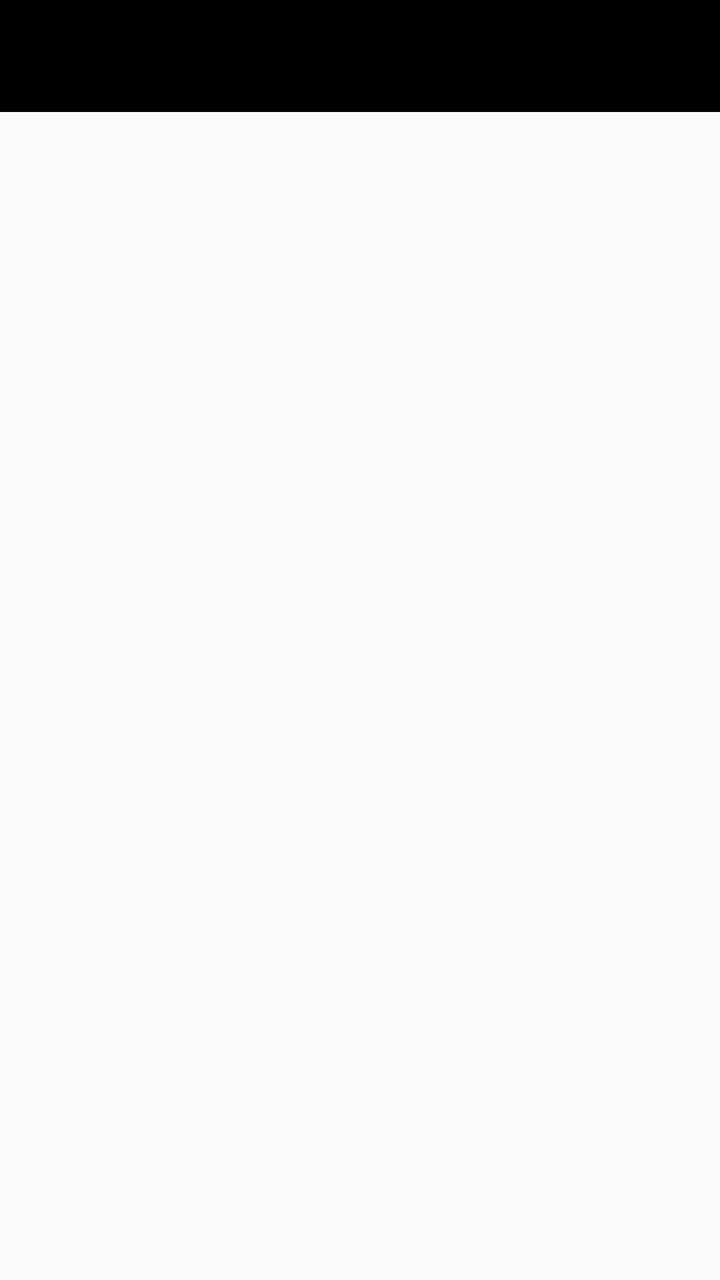
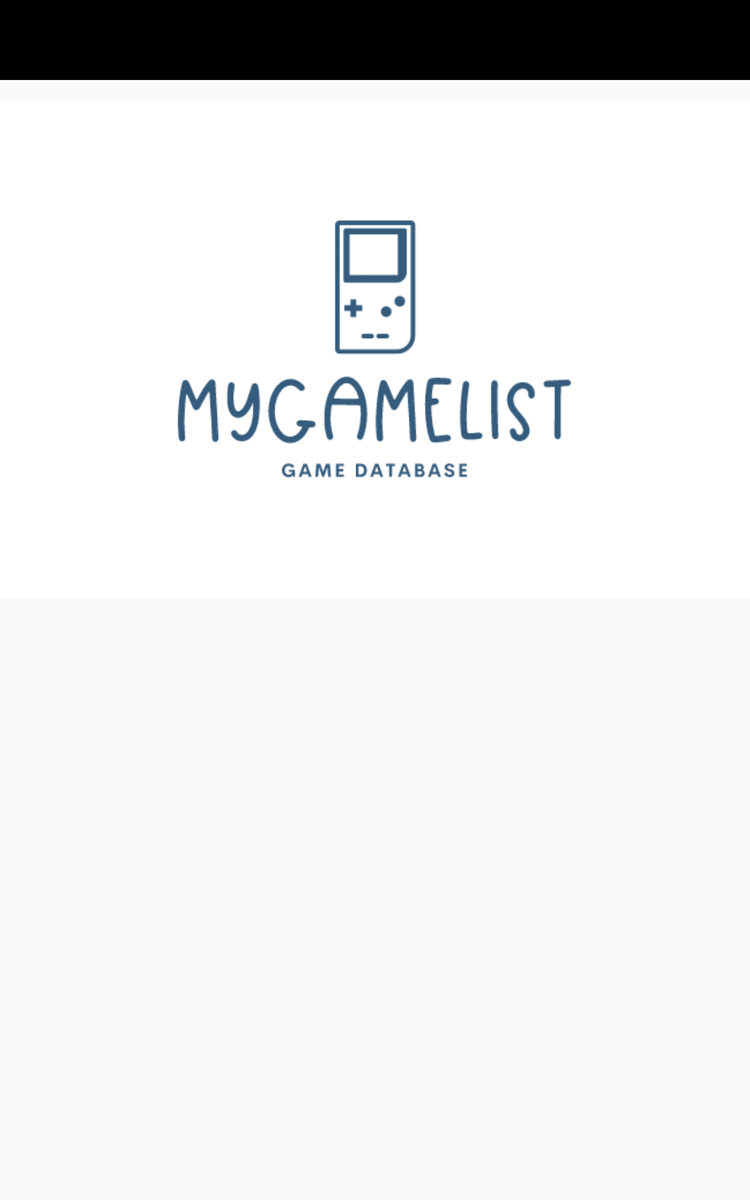

Two renders of one Android screen. The first uses the default layout on a phone; the second uses the alternative layout the repository ships for a different screen configuration, on a matching device. The two XML files are below.
<!-- AndroidManifest.xml: application theme AppTheme -->
<!-- res/layout/activity_top_level.xml -->
<?xml version="1.0" encoding="utf-8"?>
<LinearLayout xmlns:android="http://schemas.android.com/apk/res/android"
    xmlns:tools="http://schemas.android.com/tools"
    android:layout_width="match_parent"
    android:layout_height="match_parent"
    android:orientation="vertical"
    tools:context="com.hfad.mygamelist.TopLevelActivity" >
    <androidx.drawerlayout.widget.DrawerLayout
        xmlns:app="http://schemas.android.com/apk/res-auto"
        android:id="@+id/drawer_layout"
        android:layout_width="match_parent"
        android:layout_height="match_parent" >

        <LinearLayout
            android:layout_width="match_parent"
            android:layout_height="match_parent"
            android:orientation="vertical">

            <include
                layout="@layout/toolbar_main"
                android:id="@+id/toolbar" />

            <FrameLayout
                android:layout_width="match_parent"
                android:layout_height="match_parent"
                android:id="@+id/content_frame"/>
        </LinearLayout>


        <com.google.android.material.navigation.NavigationView
            android:id="@+id/nav_view"
            android:layout_width="wrap_content"
            android:layout_height="match_parent"
            android:layout_gravity="start"
            app:headerLayout="@layout/nav_header"
            app:menu="@menu/menu_nav" />
    </androidx.drawerlayout.widget.DrawerLayout>
</LinearLayout>
<!-- res/layout/toolbar_main.xml (included above) -->
<?xml version="1.0" encoding="utf-8"?>
<androidx.appcompat.widget.Toolbar
    xmlns:android="http://schemas.android.com/apk/res/android"
    android:layout_width="match_parent"
    android:layout_height="?attr/actionBarSize"
    android:background="@color/black"
    android:theme="@style/ThemeOverlay.AppCompat.Dark.ActionBar"
    />
<!-- res/layout/nav_header.xml (included above) -->
<?xml version="1.0" encoding="utf-8"?>
<FrameLayout xmlns:android="http://schemas.android.com/apk/res/android"
    android:layout_width="match_parent"
    android:layout_height="180dp"
    android:theme="@style/ThemeOverlay.AppCompat.Dark">

    <ImageView
        android:layout_width="wrap_content"
        android:layout_height="wrap_content"
        android:scaleType="centerCrop"
        android:src="@drawable/meliaicon"/>

    <LinearLayout
        android:layout_width="wrap_content"
        android:layout_height="match_parent"
        android:orientation="vertical"
        android:gravity="bottom|start"
        android:layout_margin="16dp">

        <TextView
            android:layout_width="wrap_content"
            android:layout_height="wrap_content"
            android:text="@string/app_name"
            android:textAppearance="@style/TextAppearance.AppCompat.Body1"/>

        <TextView
            android:layout_width="wrap_content"
            android:layout_height="wrap_content"
            android:text="LinkcarioX"/>
    </LinearLayout>
</FrameLayout>
<!-- resources referenced by this layout -->
<resources>
  <color name="black">#FF000000</color>
  <!-- drawable meliaicon: jpg bitmap (drawable, 127957 bytes) -->
  <string name="app_name">MyGameList</string>
  <style name="AppTheme" parent="Theme.AppCompat.Light.DarkActionBar">
          
          <item name="colorPrimary">@color/colorPrimary</item>
          <item name="colorPrimaryDark">@color/colorPrimaryDark</item>
          <item name="colorAccent">@color/colorAccent</item>
          <item name="windowActionBar">false</item>
          <item name="windowNoTitle">true</item>
      </style>
  <color name="colorPrimary">#3F51B5</color>
  <color name="colorPrimaryDark">#303F9F</color>
  <color name="colorAccent">#FF4081</color>
</resources>
<!-- res/layout-large/activity_top_level.xml (the author's variant of the layout above) -->
<!-- drawn on a 7-inch tablet held upright -->
<?xml version="1.0" encoding="utf-8"?>
<LinearLayout xmlns:android="http://schemas.android.com/apk/res/android"
    xmlns:app="http://schemas.android.com/apk/res-auto"
    xmlns:tools="http://schemas.android.com/tools"
    android:layout_width="match_parent"
    android:layout_height="match_parent"
    android:orientation="vertical"
    tools:context="com.hfad.mygamelist.Activities.TopLevelActivity" >
    <androidx.drawerlayout.widget.DrawerLayout
        android:id="@+id/drawer_layout"
        android:layout_width="match_parent"
        android:layout_height="match_parent" >

        <LinearLayout
            android:layout_width="match_parent"
            android:layout_height="match_parent"
            android:orientation="vertical">

            <include
                layout="@layout/toolbar_main"
                android:id="@+id/toolbar" />

            <ImageView
                android:layout_width="match_parent"
                android:layout_height="wrap_content"
                android:src="@drawable/logo" />

            <FrameLayout
                android:layout_width="match_parent"
                android:layout_height="match_parent"
                android:id="@+id/content_frame">
            </FrameLayout>

        </LinearLayout>


        <com.google.android.material.navigation.NavigationView
            android:id="@+id/nav_view"
            android:layout_width="wrap_content"
            android:layout_height="match_parent"
            android:layout_gravity="start"
            app:headerLayout="@layout/nav_header"
            app:menu="@menu/menu_nav" />
    </androidx.drawerlayout.widget.DrawerLayout>

</LinearLayout>
<!-- resources referenced by the variant -->
<!-- as a 7-inch tablet held upright resolves them -->
<resources>
  <color name="black">#FF000000</color>
  <!-- drawable logo: png bitmap (drawable, 12833 bytes) -->
  <!-- drawable meliaicon: jpg bitmap (drawable, 127957 bytes) -->
  <string name="app_name">MyGameList</string>
  <style name="AppTheme" parent="Theme.AppCompat.Light.DarkActionBar">
          
          <item name="colorPrimary">@color/colorPrimary</item>
          <item name="colorPrimaryDark">@color/colorPrimaryDark</item>
          <item name="colorAccent">@color/colorAccent</item>
          <item name="windowActionBar">false</item>
          <item name="windowNoTitle">true</item>
      </style>
  <color name="colorPrimary">#3F51B5</color>
  <color name="colorPrimaryDark">#303F9F</color>
  <color name="colorAccent">#FF4081</color>
</resources>
